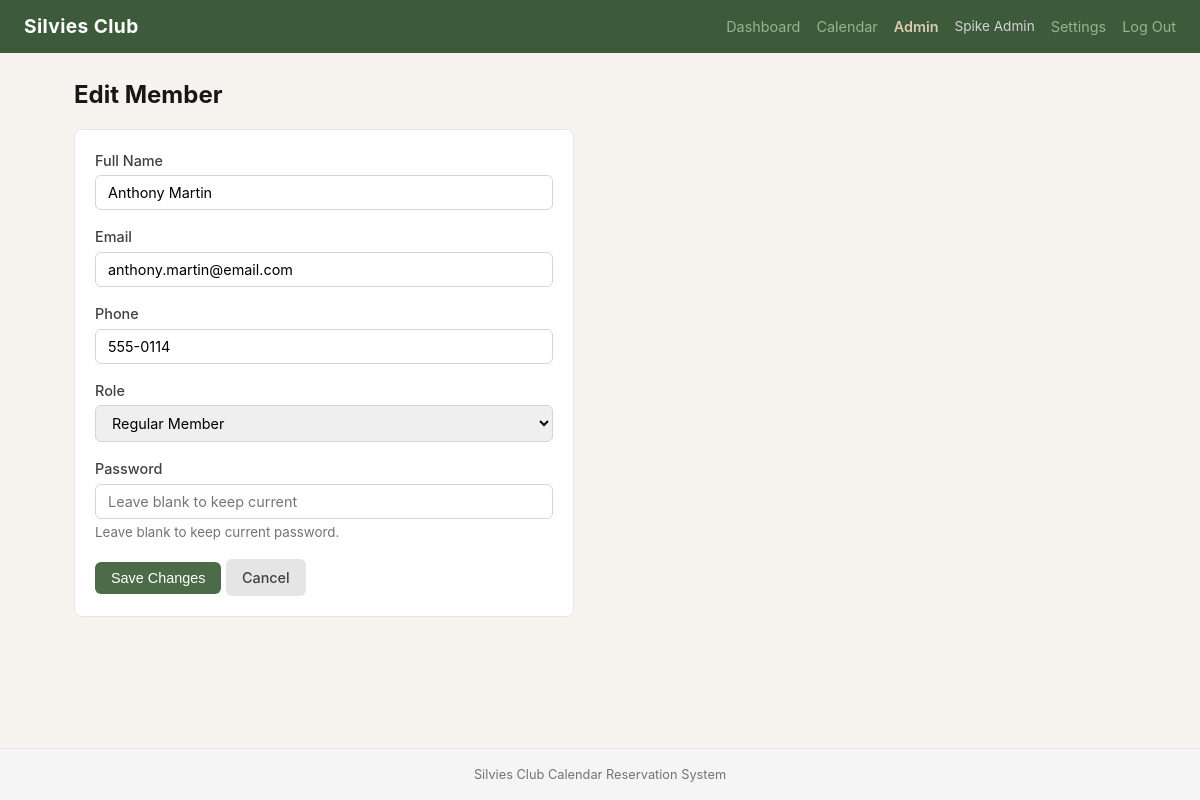
Screenshot of /admin/members/15/edit (signed in) with the database file from the repository.
### app/models.py (models this page shows, shortened)
class Member(UserMixin, db.Model):
    __tablename__ = 'members'
    id = db.Column(db.Integer, primary_key=True)
    name = db.Column(db.String(100), nullable=False)
    email = db.Column(db.String(120), unique=True, nullable=False)
    phone = db.Column(db.String(20), nullable=True)
    password_hash = db.Column(db.String(256), nullable=False)
    role = db.Column(db.String(20), nullable=False, default=MemberRole.REGULAR)
    is_active_member = db.Column(db.Boolean, default=True)
    created_at = db.Column(db.DateTime, default=datetime.utcnow)
    reservations = db.relationship('Reservation', backref='member', lazy='dynamic')
    draft_entries = db.relationship('DraftOrder', backref='member', lazy='dynamic')
    @property
    def is_admin(self):
        return self.role == MemberRole.ADMIN

### app/routes/admin.py (the view, shortened to what this page needs)
@admin_bp.route('/members/<int:member_id>/edit', methods=['GET', 'POST'])
@admin_required
def edit_member(member_id):
    member = Member.query.get_or_404(member_id)
    form = MemberForm(obj=member)
    return render_template('admin/member_form.html', form=form, editing=True, member=member)

### app/forms.py
class MemberForm(FlaskForm):
    name = StringField('Full Name', validators=[DataRequired(), Length(max=100)])
    email = StringField('Email', validators=[DataRequired(), Email()])
    phone = StringField('Phone', validators=[Optional(), Length(max=20)])
    role = SelectField('Role', choices=[
        ('regular', 'Regular Member'),
        ('lifetime', 'Lifetime Member'),
        ('admin', 'Admin (Spike)')
    ])
    password = PasswordField('Password', validators=[Optional(), Length(min=6)])
    submit = SubmitField('Save Member')

### app/models.py (called while the page is built)
@login_manager.user_loader
def load_user(user_id):
    return db.session.get(Member, int(user_id))

### app/routes/admin.py (called while the page is built)
def admin_required(f):
    @wraps(f)
    @login_required
    def decorated(*args, **kwargs):
        if not current_user.is_admin:
            abort(403)
        return f(*args, **kwargs)
    return decorated

### app/templates/admin/member_form.html (shortened to what this page needs)
{% extends "base.html" %}
{% block content %}
<div style="max-width: 500px;">
    <h1 style="font-size: 1.5rem; margin-bottom: 1rem;">{{ 'Edit' if editing else 'Add' }} Member</h1>
    <div class="card">
        <form method="POST">
            <div class="form-group">
                {{ form.name.label }}
                {{ form.name(placeholder="John Smith") }}
            </div>
            <div class="form-group">
                {{ form.email.label }}
                {{ form.email(placeholder="john@example.com") }}
            </div>
            <div class="form-group">
                {{ form.phone.label }}
                {{ form.phone(placeholder="555-0101") }}
            </div>
            <div class="form-group">
                {{ form.role.label }}
                {{ form.role() }}
            </div>
            <div class="form-group">
                {{ form.password.label }}
                {{ form.password(placeholder="Leave blank to keep current" if editing else "Initial password") }}
                <small class="text-muted">{% if editing %}Leave blank to keep current password.{% else %}Default: changeme{% endif %}</small>
            </div>
            <button type="submit" class="btn btn-primary">{{ 'Save Changes' if editing else 'Add Member' }}</button>
            <a href="{{ url_for('admin.members') }}" class="btn btn-secondary">Cancel</a>
        </form>
    </div>
</div>
{% endblock %}

### app/templates/base.html (shortened to what this page needs)
<!DOCTYPE html>
<html lang="en">
<head>
    <link rel="stylesheet" href="{{ url_for('static', filename='css/style.css') }}">
</head>
<body>
    <nav class="navbar">
        <div class="nav-brand">
            <a href="{{ url_for('main.dashboard') }}">Silvies Club</a>
        </div>
        {% if current_user.is_authenticated %}
        <div class="nav-links">
            <a href="{{ url_for('main.dashboard') }}">Dashboard</a>
            <a href="{{ url_for('calendar.view') }}">Calendar</a>
            {% if current_user.is_admin %}
            <a href="{{ url_for('admin.dashboard') }}" class="nav-admin">Admin</a>
            {% endif %}
            <span class="nav-user">{{ current_user.name }}</span>
            <a href="{{ url_for('auth.change_password') }}">Settings</a>
            <a href="{{ url_for('auth.logout') }}">Log Out</a>
        </div>
        {% endif %}
    </nav>
    <main class="container">
        {% block content %}{% endblock %}
    </main>
    <footer class="footer">
        <p>Silvies Club Calendar Reservation System</p>
    </footer>
</body>
</html>

### app/static/css/style.css (style rules this page uses)
:root { --green-dark: #3d5a3b; --green-mid: #4c6c49; --green-light: #90b88d; --green-bg: #e8f0e7; --brown-dark: #5c4a3a; --brown-mid: #8b755f; --brown-light: #baa17d; --sand: #dacbb2; --cream: #f7f4ef; --white: #ffffff; --gray-100: #f5f5f5; --gray-200: #e5e5e5; --gray-300: #d4d4d4; --gray-500: #737373; --gray-700: #404040; --gray-900: #171717; --red: #dc3545; --amber: #f59e0b; --blue: #3b82f6; }
* { box-sizing: border-box; margin: 0; padding: 0; }
body { font-family: -apple-system, BlinkMacSystemFont, 'Segoe UI', Roboto, sans-serif; background: var(--cream); color: var(--gray-900); line-height: 1.5; min-height: 100vh; display: flex; flex-direction: column; }
.navbar { background: var(--green-dark); color: var(--white); padding: 0.75rem 1.5rem; display: flex; justify-content: space-between; align-items: center; flex-wrap: wrap; gap: 0.5rem; }
.nav-brand a { color: var(--white); text-decoration: none; font-size: 1.2rem; font-weight: 700; letter-spacing: 0.02em; }
.nav-links { display: flex; gap: 1rem; align-items: center; flex-wrap: wrap; }
.nav-links a { color: var(--green-light); text-decoration: none; font-size: 0.9rem; }
.nav-admin { color: var(--sand) !important; font-weight: 600; }
.nav-user { color: var(--gray-300); font-size: 0.85rem; }
.container { max-width: 1100px; margin: 0 auto; padding: 1.5rem; flex: 1; width: 100%; }
.card { background: var(--white); border: 1px solid var(--gray-200); border-radius: 8px; padding: 1.25rem; margin-bottom: 1rem; }
.btn { display: inline-block; padding: 0.5rem 1rem; border: none; border-radius: 6px; font-size: 0.9rem; font-weight: 500; cursor: pointer; text-decoration: none; text-align: center; transition: background 0.15s; }
.btn-primary { background: var(--green-mid); color: var(--white); }
.btn-secondary { background: var(--gray-200); color: var(--gray-700); }
.form-group { margin-bottom: 1rem; }
.form-group label { display: block; font-weight: 500; margin-bottom: 0.25rem; font-size: 0.9rem; color: var(--gray-700); }
.form-group input, .form-group select, .form-group textarea { width: 100%; padding: 0.5rem 0.75rem; border: 1px solid var(--gray-300); border-radius: 6px; font-size: 0.9rem; font-family: inherit; }
.text-muted { color: var(--gray-500); }
.footer { background: var(--gray-100); text-align: center; padding: 1rem; color: var(--gray-500); font-size: 0.8rem; border-top: 1px solid var(--gray-200); margin-top: auto; }

### rows the page displays
Member: name "Spike Admin"
Member: name "Anthony Martin", email "anthony.martin@email.com", phone "555-0114", role "Regular Member"

### other values shown
{{ 'Edit' if editing else 'Add' }} "Edit"
{{ 'Save Changes' if editing else 'Add Member' }} "Save Changes"
